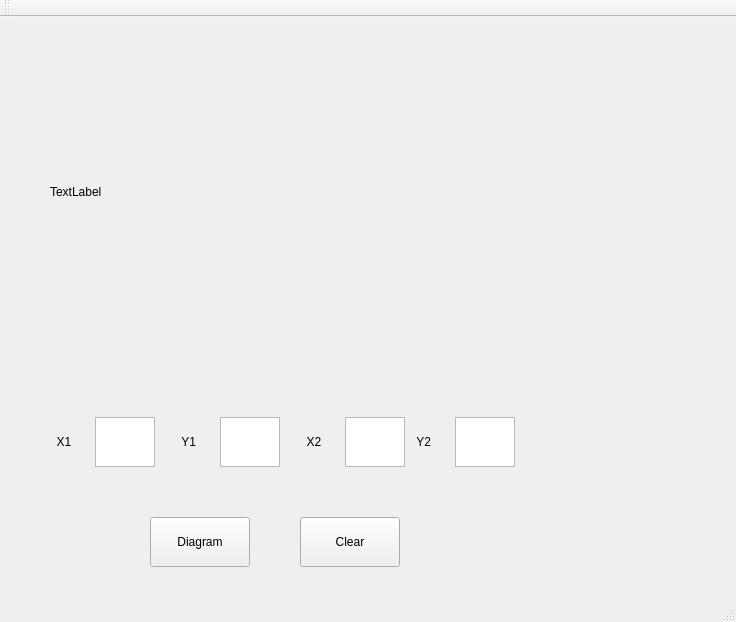
<?xml version="1.0" encoding="UTF-8"?>
<ui version="4.0">
 <class>MainWindow</class>
 <widget class="QMainWindow" name="MainWindow">
  <property name="geometry">
   <rect>
    <x>0</x>
    <y>0</y>
    <width>736</width>
    <height>622</height>
   </rect>
  </property>
  <property name="windowTitle">
   <string>MainWindow</string>
  </property>
  <widget class="QWidget" name="centralWidget">
   <widget class="QLabel" name="Image">
    <property name="geometry">
     <rect>
      <x>50</x>
      <y>0</y>
      <width>500</width>
      <height>350</height>
     </rect>
    </property>
    <property name="text">
     <string>TextLabel</string>
    </property>
   </widget>
   <widget class="QLabel" name="label">
    <property name="geometry">
     <rect>
      <x>50</x>
      <y>400</y>
      <width>40</width>
      <height>50</height>
     </rect>
    </property>
    <property name="text">
     <string>  X1</string>
    </property>
   </widget>
   <widget class="QLabel" name="label_2">
    <property name="geometry">
     <rect>
      <x>175</x>
      <y>400</y>
      <width>40</width>
      <height>50</height>
     </rect>
    </property>
    <property name="text">
     <string>  Y1</string>
    </property>
   </widget>
   <widget class="QLabel" name="label_3">
    <property name="geometry">
     <rect>
      <x>300</x>
      <y>400</y>
      <width>40</width>
      <height>50</height>
     </rect>
    </property>
    <property name="text">
     <string>  X2</string>
    </property>
   </widget>
   <widget class="QLabel" name="label_4">
    <property name="geometry">
     <rect>
      <x>410</x>
      <y>400</y>
      <width>40</width>
      <height>50</height>
     </rect>
    </property>
    <property name="text">
     <string>  Y2</string>
    </property>
   </widget>
   <widget class="QTextEdit" name="textEdit">
    <property name="geometry">
     <rect>
      <x>95</x>
      <y>400</y>
      <width>60</width>
      <height>50</height>
     </rect>
    </property>
   </widget>
   <widget class="QTextEdit" name="textEdit_2">
    <property name="geometry">
     <rect>
      <x>220</x>
      <y>400</y>
      <width>60</width>
      <height>50</height>
     </rect>
    </property>
   </widget>
   <widget class="QTextEdit" name="textEdit_3">
    <property name="geometry">
     <rect>
      <x>345</x>
      <y>400</y>
      <width>60</width>
      <height>50</height>
     </rect>
    </property>
   </widget>
   <widget class="QTextEdit" name="textEdit_4">
    <property name="geometry">
     <rect>
      <x>455</x>
      <y>400</y>
      <width>60</width>
      <height>50</height>
     </rect>
    </property>
   </widget>
   <widget class="QPushButton" name="pushButton_2">
    <property name="geometry">
     <rect>
      <x>150</x>
      <y>500</y>
      <width>100</width>
      <height>50</height>
     </rect>
    </property>
    <property name="text">
     <string>Diagram</string>
    </property>
   </widget>
   <widget class="QPushButton" name="pushButton">
    <property name="geometry">
     <rect>
      <x>300</x>
      <y>500</y>
      <width>100</width>
      <height>50</height>
     </rect>
    </property>
    <property name="text">
     <string>Clear</string>
    </property>
   </widget>
  </widget>
  <widget class="QMenuBar" name="menuBar">
   <property name="geometry">
    <rect>
     <x>0</x>
     <y>0</y>
     <width>736</width>
     <height>28</height>
    </rect>
   </property>
  </widget>
  <widget class="QToolBar" name="mainToolBar">
   <attribute name="toolBarArea">
    <enum>TopToolBarArea</enum>
   </attribute>
   <attribute name="toolBarBreak">
    <bool>false</bool>
   </attribute>
  </widget>
  <widget class="QStatusBar" name="statusBar"/>
 </widget>
 <layoutdefault spacing="6" margin="11"/>
 <resources/>
 <connections/>
</ui>
